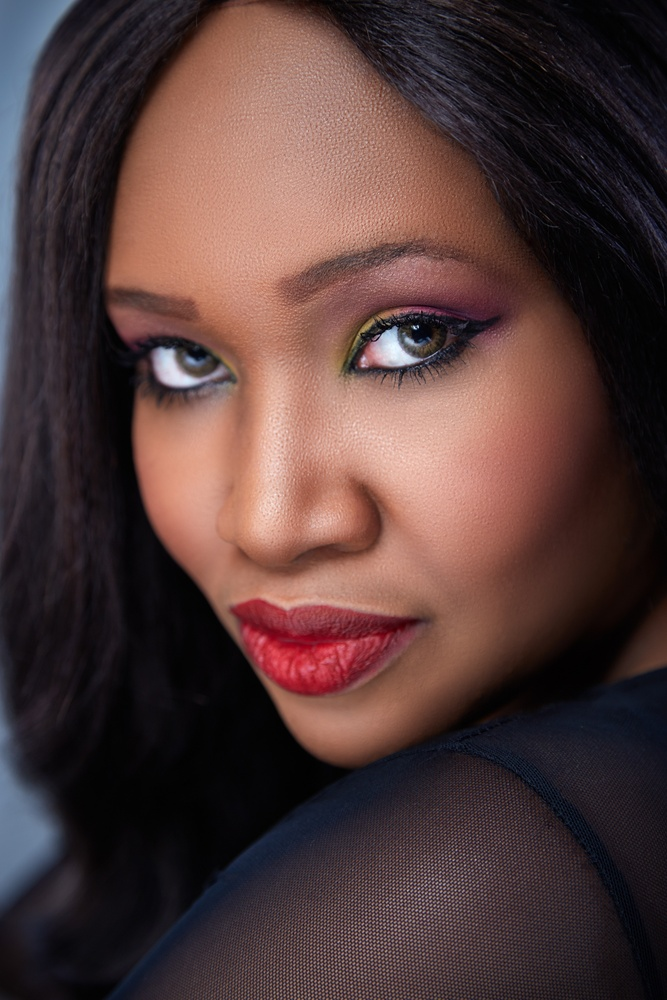
#> input picture data-science/project/6.gender-face-recognition/dataset/male_female/female/0 (1).jpeg, 667 x 1000 px, shrunk from 3539 x 5309 before the run
$ python -i roi.py   (imports and definitions only)
#> lines starting #> are read from the running program, lines starting #| are printed output that depends on the picture
import cv2
import matplotlib.pyplot as plt

face_cascade = cv2.CascadeClassifier('../opencv/haarcascades/haarcascade_frontalface_default.xml')
eye_cascade = cv2.CascadeClassifier('../opencv/haarcascades/haarcascade_eye.xml')

def get_roi(path):
#> called with path = '../dataset/male_female/female/0 (1).jpeg'
    img = cv2.imread(path) # get image
#> img is the input picture: shape (1000, 667, 3); mean B, G, R 57.1, 58.6, 81.9
    gray = cv2.cvtColor(img, cv2.COLOR_BGR2GRAY) # make it gray
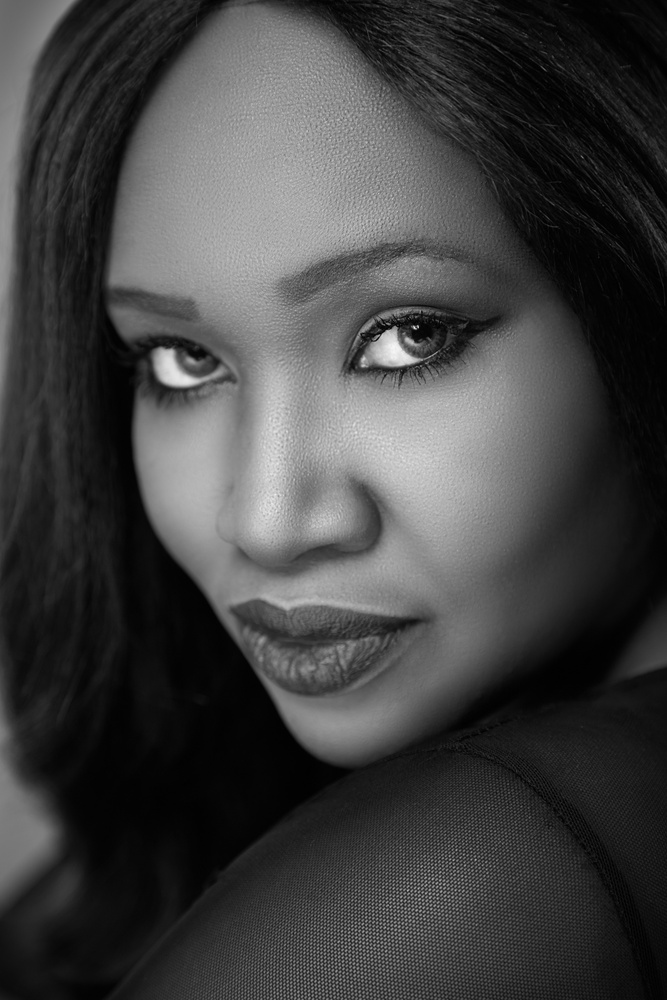
#> gray: shape (1000, 667); min 0, max 247, mean 65.4

    # plt.imshow(img)
    # plt.imshow(gray)
    # plt.show()

    faces = face_cascade.detectMultiScale(gray, 1.3, 5) # check faces
#> faces = [[41, 155, 542, 542]]

    for (x,y,w,h) in faces:
        roi_color = img[y:y+h, x:x+w] # region of interest of face
        roi_gray = gray[y:y+h, x:x+w] # region of interest of gray face

        eyes = eye_cascade.detectMultiScale(roi_gray) # check eyes from gray face
        if len(eyes) >= 2: # check appearance of 2 eyes
            return roi_color
#> this loop made 1 pass
#> (x, y, w, h, eyes) on pass 1: (41, 155, 542, 542, [[71, 144, 129, 129], [278, 99, 168, 168]])
#> pass 1, in get_roi, `roi_color = img[y:y+h, x:x+w]`:
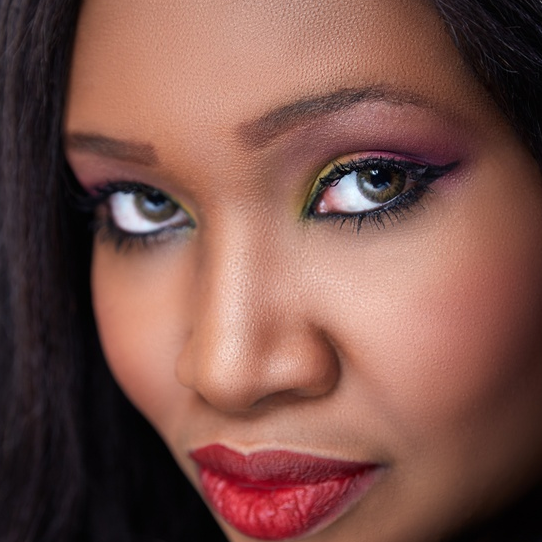
#> roi_color: shape (542, 542, 3); mean B, G, R 74.7, 82.6, 123
#> pass 1, in get_roi, `roi_gray = gray[y:y+h, x:x+w]`:
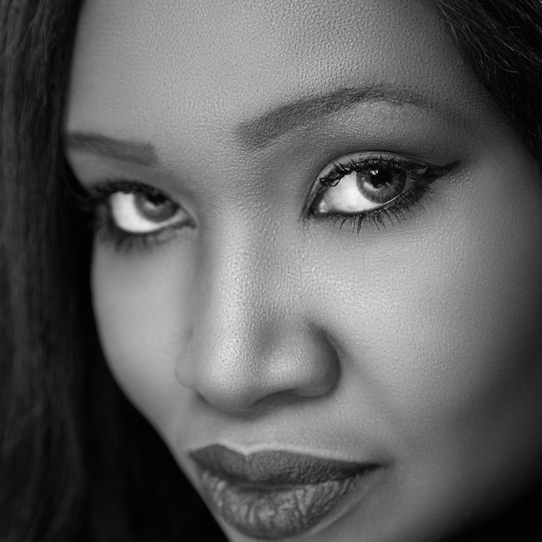
#> roi_gray: shape (542, 542); min 0, max 247, mean 93.8

>>> result = get_roi('../dataset/male_female/female/0 (1).jpeg')

$ run again, on data-science/project/6.gender-face-recognition/dataset/male_female/female/0 (29).jpeg
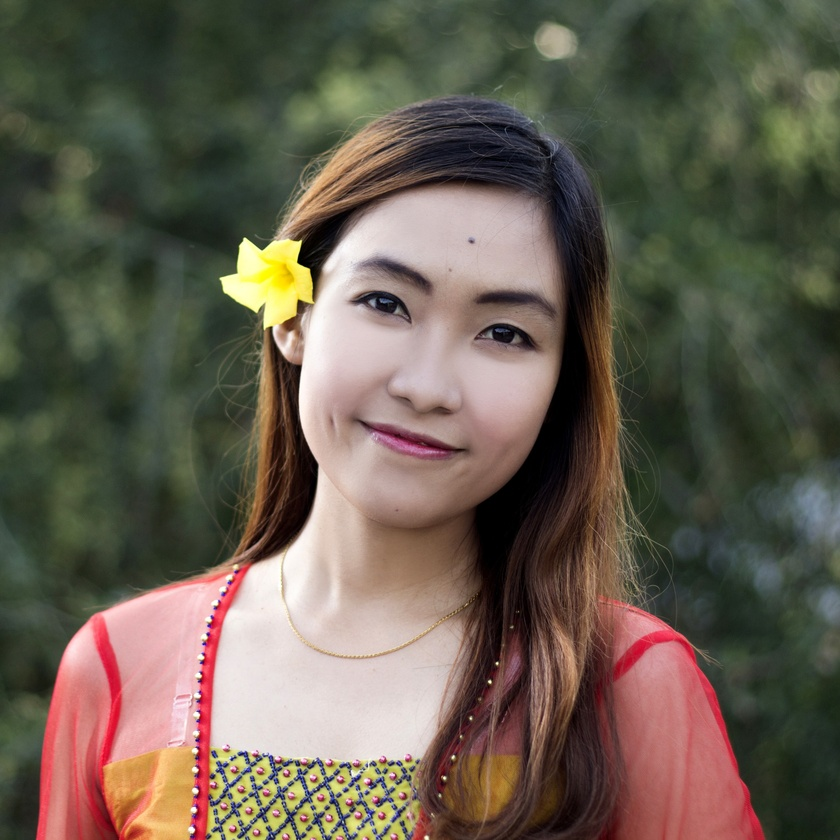
#> input picture data-science/project/6.gender-face-recognition/dataset/male_female/female/0 (29).jpeg, 840 x 840 px, shrunk from 3360 x 3360 before the run
#> in get_roi, img is the input picture: shape (840, 840, 3); mean B, G, R 79.9, 93.7, 103.1
#> in get_roi, `gray = cv2.cvtColor(img, cv2.COLOR_BGR2GRAY)`:
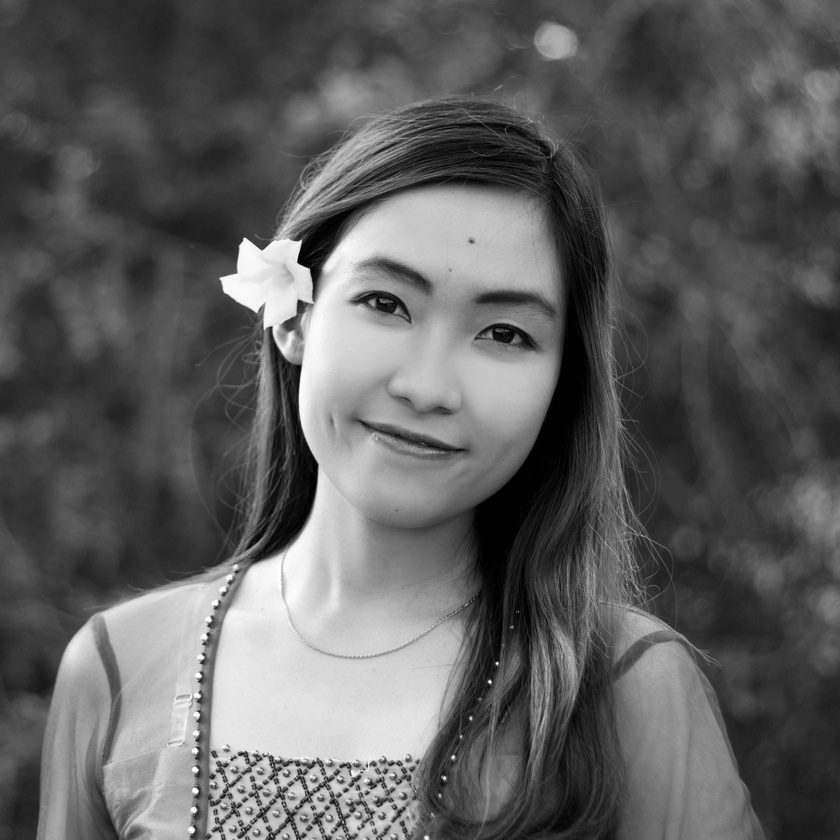
#> gray: shape (840, 840); min 0, max 254, mean 95
#> faces = [[282, 189, 331, 331]]
#> the loop in get_roi, `for (x,y,w,h) in faces:` made 1 pass
#> (x, y, w, h, eyes) on pass 1: (282, 189, 331, 331, [[68, 81, 70, 70], [184, 113, 68, 68], [51, 201, 88, 88]])
#> pass 1, in get_roi, `roi_gray = gray[y:y+h, x:x+w]`:
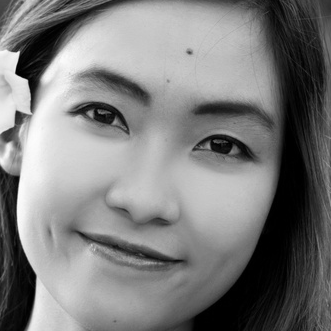
#> roi_gray: shape (331, 331); min 0, max 254, mean 124.5

$ run again, on data-science/project/6.gender-face-recognition/dataset/male_female/female/0 (32).jpeg
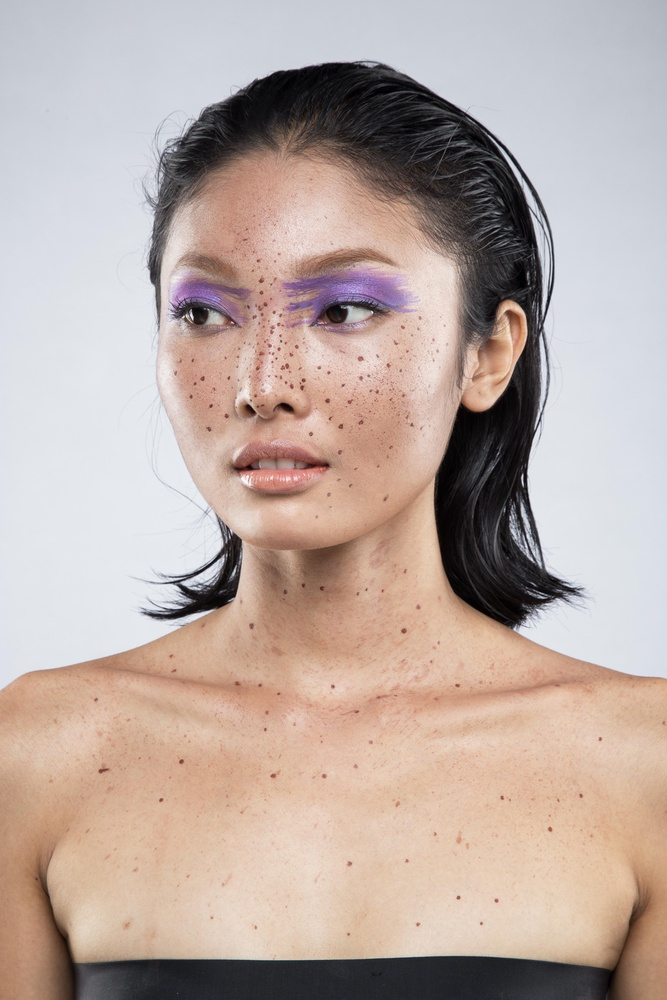
#> input picture data-science/project/6.gender-face-recognition/dataset/male_female/female/0 (32).jpeg, 667 x 1000 px, shrunk from 3648 x 5472 before the run
#> in get_roi, img is the input picture: shape (1000, 667, 3); mean B, G, R 163.5, 170.7, 187.4
#> in get_roi, `gray = cv2.cvtColor(img, cv2.COLOR_BGR2GRAY)`:
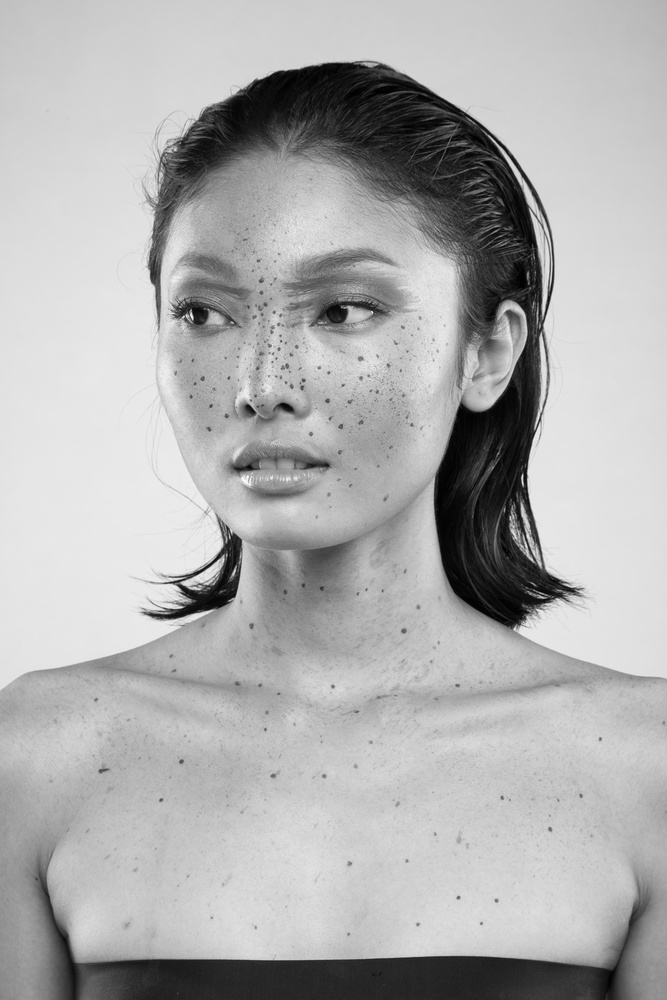
#> gray: shape (1000, 667); min 0, max 250, mean 174.9
#> faces = [[96, 166, 373, 373]]
#> the loop in get_roi, `for (x,y,w,h) in faces:` made 1 pass
#> pass 1, in get_roi, `roi_gray = gray[y:y+h, x:x+w]`:
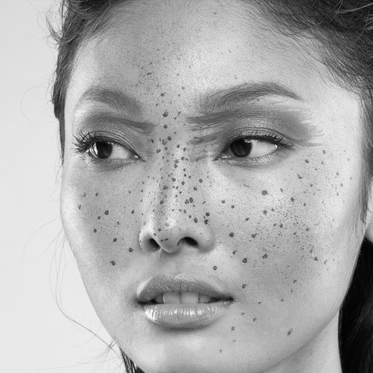
#> roi_gray: shape (373, 373); min 0, max 250, mean 172.3
